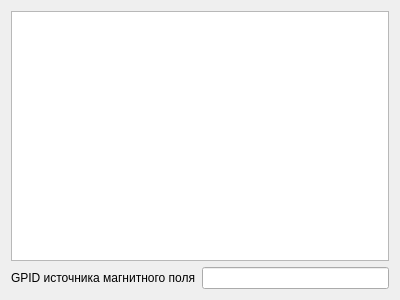
<ui version="4.0" >
 <class>asec_magnClass</class>
 <widget class="QWidget" name="asec_magnClass" >
  <property name="geometry" >
   <rect>
    <x>0</x>
    <y>0</y>
    <width>400</width>
    <height>300</height>
   </rect>
  </property>
  <property name="windowTitle" >
   <string>asec_magn</string>
  </property>
  <layout class="QVBoxLayout" name="verticalLayout" >
   <item>
    <widget class="QGraphicsView" name="gvField" />
   </item>
   <item>
    <layout class="QHBoxLayout" name="horizontalLayout" >
     <item>
      <widget class="QLabel" name="lbGPID" >
       <property name="text" >
        <string>GPID источника магнитного поля</string>
       </property>
      </widget>
     </item>
     <item>
      <widget class="QLineEdit" name="edGPID" />
     </item>
    </layout>
   </item>
  </layout>
 </widget>
 <layoutdefault spacing="6" margin="11" />
 <resources/>
 <connections/>
</ui>
